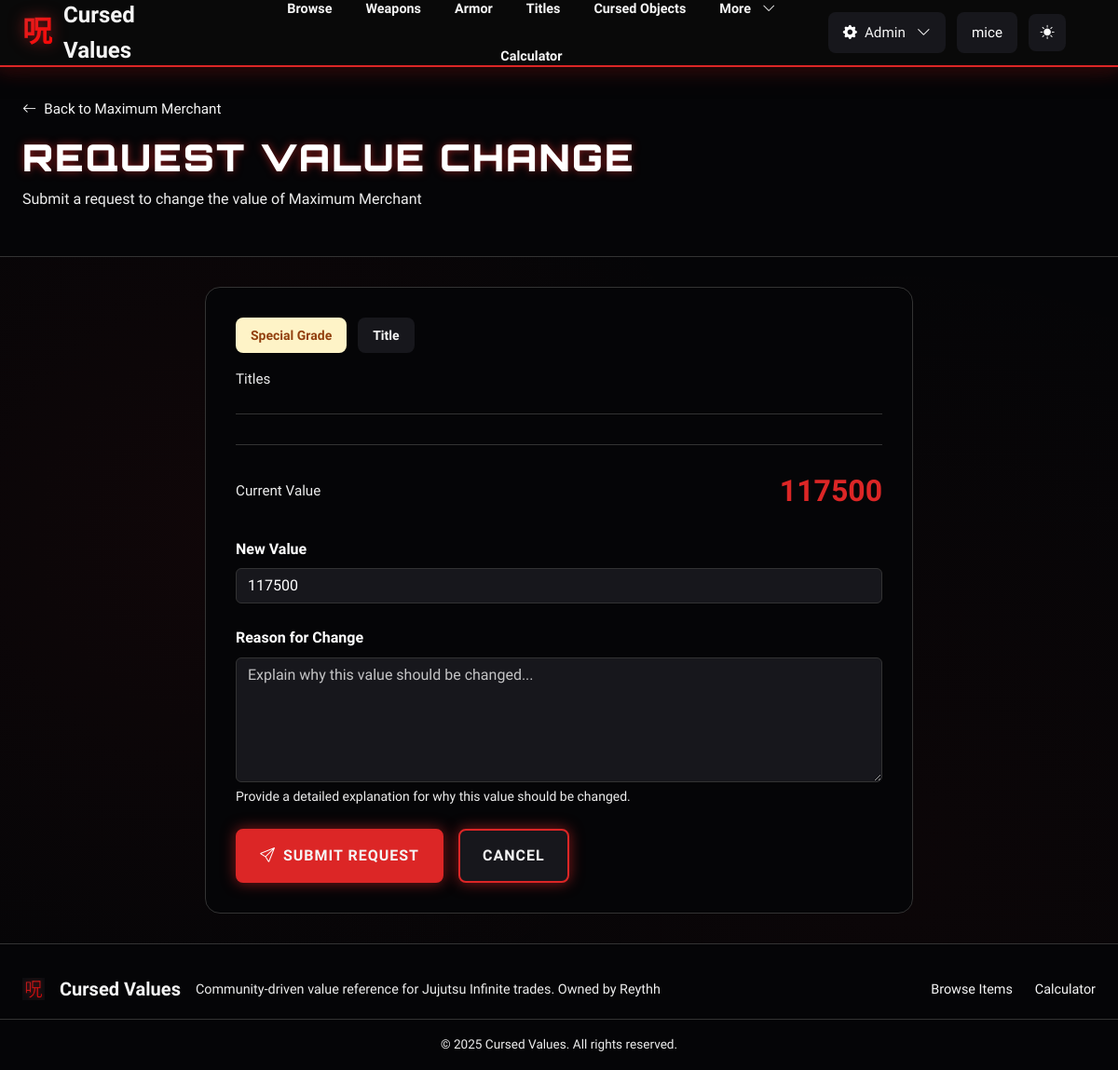
The app's page /items/maximum-merchant/request-value-change/ (signed in) with its own data.
### values/models.py (models this page shows, shortened)
class Item(models.Model):
    class ItemType(models.TextChoices):
        ITEM = "item", "Item"
        TITLE = "title", "Title"
        GAMEPASS = "gamepass", "Game Pass"
        EVENT = "event", "Event Item"
    class Rarity(models.TextChoices):
        UNOBTAINABLE = "unobtainable", "Unobtainable"
        SPECIAL_GRADE = "special_grade", "Special Grade"
        RARE = "rare", "Rare"
        UNCOMMON = "uncommon", "Uncommon"
        COMMON = "common", "Common"
    class Trend(models.TextChoices):
        RISING = "rising", "Rising"
        STABLE = "stable", "Stable"
        FALLING = "falling", "Falling"
    name = models.CharField(max_length=150, unique=True)
    slug = models.SlugField(unique=True)
    category = models.ForeignKey(
        Category, on_delete=models.PROTECT, related_name="items"
    )
    item_type = models.CharField(
        max_length=20, choices=ItemType.choices, default=ItemType.ITEM
    )
    rarity = models.CharField(
        max_length=20, choices=Rarity.choices, default=Rarity.COMMON
    )
    value = models.PositiveIntegerField(help_text="Trade value points")
    demand = models.PositiveSmallIntegerField(default=5, help_text="1-10 scale")
    trend = models.CharField(
        max_length=10, choices=Trend.choices, default=Trend.STABLE
    )
    is_limited = models.BooleanField(default=False)
    featured = models.BooleanField(default=False)
    obtained_from = models.CharField(
        max_length=200, blank=True, help_text="Event, raid, or source"
    )
    image_url = models.CharField(max_length=500, blank=True, help_text="Image URL or path (e.g., /media/Weapons/Item.png)")
    notes = models.TextField(blank=True)
    created_at = models.DateTimeField(auto_now_add=True)
    updated_at = models.DateTimeField(auto_now=True)
    class Meta:
        ordering = ["-featured", "-value", "name"]
    def get_absolute_url(self):
        from django.urls import reverse
        return reverse("values:item_detail", args=[self.slug])

class Category(models.Model):
    name = models.CharField(max_length=100, unique=True)
    slug = models.SlugField(unique=True)
    description = models.TextField(blank=True)
    color = models.CharField(
        max_length=20,
        default="#6366F1",
        help_text="Hex color used for category badges",
    )
    class Meta:
        ordering = ["name"]

### values/views.py (the view)
# urls.py: path("items/<slug:slug>/request-value-change/", request_value_change, name="request_value_change"),
@login_required
@user_passes_test(is_value_reviewer)
def request_value_change(request, slug):
    item = get_object_or_404(Item, slug=slug)
    if request.method == 'POST':
        form = ValueChangeRequestForm(request.POST)
        if form.is_valid():
            value_request = form.save(commit=False)
            value_request.item = item
            value_request.requested_by = request.user
            value_request.current_value = item.value
            value_request.save()
            return redirect('values:value_requests')
    else:
        form = ValueChangeRequestForm(initial={'requested_value': item.value})
    return render(request, 'values/value_request_form.html', {
        'form': form,
        'item': item,
    })

### values/forms.py
class ValueChangeRequestForm(forms.ModelForm):
    class Meta:
        model = ValueChangeRequest
        fields = ["requested_value", "reason"]
        widgets = {
            "requested_value": forms.NumberInput(attrs={"min": 1, "class": "form-control"}),
            "reason": forms.Textarea(attrs={"rows": 5, "class": "form-control", "placeholder": "Explain why this value should be changed..."}),
        }
        labels = {
            "requested_value": "New Value",
            "reason": "Reason for Change",
        }

### values/templatetags/user_tags.py (called while the page is built)
@register.filter
def is_value_reviewer(user):
    if not user or not user.is_authenticated:
        return False
    try:
        reviewers_group = Group.objects.get(name="Value Reviewers")
        return reviewers_group in user.groups.all()
    except Group.DoesNotExist:
        return False

### values/views.py (called while the page is built)
def is_value_reviewer(user):
    if not user.is_authenticated:
        return False
    try:
        reviewers_group = Group.objects.get(name="Value Reviewers")
        return reviewers_group in user.groups.all()
    except Group.DoesNotExist:
        return False

### templates/values/value_request_form.html (shortened to what this page needs)
{% extends "base.html" %}
{% load static %}
{% block content %}
<div class="page-header-section">
    <div class="container">
        <div class="page-header-content">
            <div>
                <a href="{{ item.get_absolute_url }}" class="back-link">
                    <i class="bi bi-arrow-left"></i>
                    <span>Back to {{ item.name }}</span>
                </a>
                <h1 class="page-title-large">Request Value Change</h1>
                <p class="text-muted">Submit a request to change the value of {{ item.name }}</p>
            </div>
        </div>
    </div>
</div>
<div class="page-body">
    <div class="container">
        <div class="row justify-content-center">
            <div class="col-lg-8">
                <div class="info-card">
                    <div class="info-header">
                        <div class="info-badges">
                            <span class="info-badge rarity-{{ item.rarity }}">{{ item.get_rarity_display }}</span>
                            <span class="info-badge type-badge">{{ item.get_item_type_display }}</span>
                        </div>
                        <div class="info-category">{{ item.category.name }}</div>
                    </div>
                    <div class="info-section">
                        <div class="stat-row">
                            <span class="stat-label">Current Value</span>
                            <span class="stat-value-large">{{ item.value|floatformat:0 }}</span>
                        </div>
                    </div>
                    <form method="post" class="mt-4">
                        <div class="mb-4">
                            <label for="{{ form.requested_value.id_for_label }}" class="form-label">
                                {{ form.requested_value.label }}
                            </label>
                            {{ form.requested_value }}
                        </div>
                        <div class="mb-4">
                            <label for="{{ form.reason.id_for_label }}" class="form-label">
                                {{ form.reason.label }}
                            </label>
                            {{ form.reason }}
                            <div class="form-text text-muted">
                                Provide a detailed explanation for why this value should be changed.
                            </div>
                        </div>
                        <div class="d-flex gap-3">
                            <button type="submit" class="btn-create">
                                <i class="bi bi-send"></i>
                                <span>Submit Request</span>
                            </button>
                            <a href="{{ item.get_absolute_url }}" class="btn-create" style="background: var(--bg-tertiary);">
                                <span>Cancel</span>
                            </a>
                        </div>
                    </form>
                </div>
            </div>
        </div>
    </div>
</div>
{% endblock %}

### templates/base.html (shortened to what this page needs)
{% load static %}
{% load user_tags %}
<!doctype html>
<html lang="en">
<head>
    <link href="https://cdn.jsdelivr.net/npm/bootstrap@5.3.3/dist/css/bootstrap.min.css" rel="stylesheet">
    <link rel="stylesheet" href="{% static 'css/styles.css' %}">
    <link rel="stylesheet" href="https://cdn.jsdelivr.net/npm/bootstrap-icons@1.11.3/font/bootstrap-icons.css">
</head>
<body class="d-flex flex-column min-vh-100 theme-dark">
<nav class="main-navbar">
    <div class="nav-container">
        <div class="nav-brand">
            <a href="{% url 'values:landing' %}" class="brand-link">
                <span class="brand-icon">呪</span>
                <span class="brand-text">Cursed Values</span>
            </a>
        </div>
        <div class="collapse navbar-collapse show" id="navMenu">
            <ul class="nav-menu">
                <li><a href="{% url 'values:item_list' %}" class="nav-link-item">Browse</a></li>
                <li><a href="{% url 'values:item_list' %}?category=weapons" class="nav-link-item">Weapons</a></li>
                <li><a href="{% url 'values:item_list' %}?category=armor" class="nav-link-item">Armor</a></li>
                <li><a href="{% url 'values:item_list' %}?category=titles" class="nav-link-item">Titles</a></li>
                <li><a href="{% url 'values:item_list' %}?category=cursed-objects" class="nav-link-item">Cursed Objects</a></li>
                <li class="nav-dropdown">
                    <a href="#" class="nav-link-item">More <i class="bi bi-chevron-down ms-1"></i></a>
                </li>
                <li><a href="{% url 'values:trade_calculator' %}" class="nav-link-item">Calculator</a></li>
            </ul>
            <div class="nav-actions">
                {% if user.is_authenticated %}
                    {% if user.is_staff or user.is_superuser or user|is_value_reviewer %}
                        <div class="admin-menu">
                            <button class="btn-nav admin-btn">
                                <i class="bi bi-gear-fill"></i>
                                <span>Admin</span>
                                <i class="bi bi-chevron-down ms-1"></i>
                            </button>
                        </div>
                    {% endif %}
                    <div class="user-menu">
                        <button class="btn-nav user-btn">
                            {{ user.username }}
                        </button>
                    </div>
                {% else %}
                    <a href="{% url 'values:login' %}" class="btn-nav">
                        Login
                    </a>
                {% endif %}
                <button id="themeToggle" class="btn-nav theme-toggle">
                    <i class="bi bi-moon-fill"></i>
                </button>
            </div>
        </div>
    </div>
</nav>
<main class="main-content flex-grow-1">
    {% block content %}{% endblock %}
</main>
<footer class="main-footer">
    <div class="footer-container">
        <div class="footer-content">
            <div class="footer-brand">
                <img src="{% static 'favicon.png' %}" alt="Icon" style="height: 24px; width: 24px; margin-right: 8px;">
                <span>Cursed Values</span>
            </div>
            <p class="footer-text">Community-driven value reference for Jujutsu Infinite trades. Owned by Reythh</p>
        </div>
        <div class="footer-links">
            <a href="{% url 'values:item_list' %}">Browse Items</a>
            <a href="{% url 'values:trade_calculator' %}">Calculator</a>
        </div>
    </div>
    <div class="footer-bottom">
        <p>&copy; 2025 Cursed Values. All rights reserved.</p>
    </div>
</footer>
</body>
</html>

### templates/values/value_request_form.html (style rules this page uses)
.back-link { display: inline-flex; align-items: center; gap: 0.5rem; color: var(--text-secondary); text-decoration: none; margin-bottom: 1rem; font-size: 0.95rem; transition: color 0.2s; }
.form-label { color: var(--text-primary); font-weight: 600; margin-bottom: 0.5rem; display: block; }
.form-text { font-size: 0.875rem; margin-top: 0.25rem; }
.info-card { background: var(--bg-primary); border: 1px solid var(--border); border-radius: 1rem; padding: 2rem; }
.info-header { margin-bottom: 2rem; padding-bottom: 1.5rem; border-bottom: 1px solid var(--border); }
.info-badges { display: flex; gap: 0.75rem; margin-bottom: 1rem; flex-wrap: wrap; }
.info-badge { padding: 0.5rem 1rem; border-radius: 0.5rem; font-size: 0.875rem; font-weight: 600; }
.type-badge { background: var(--bg-tertiary); color: var(--text-secondary); }
.info-category { color: var(--text-muted); font-size: 0.95rem; font-weight: 500; }
.info-section { margin-top: 1.5rem; padding-top: 1.5rem; border-top: 1px solid var(--border); }
.stat-row { display: flex; justify-content: space-between; align-items: center; }
.stat-label { color: var(--text-muted); font-weight: 500; font-size: 0.95rem; }
.stat-value-large { font-size: 2rem; font-weight: 700; color: var(--accent); }

### records on screen
Item: name "Maximum Merchant", rarity "Special Grade", item_type "Title", category.name "Titles", value "117500"

### other values on screen
{{ user.username }} "mice"
